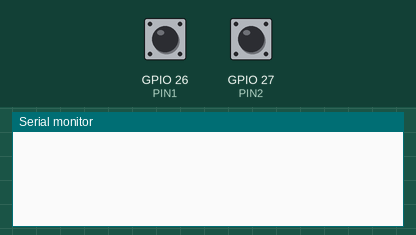
Recording of a sketch running on a simulated ESP32. Shown: the last lines printed to the serial monitor. The test bench sets the inputs (shaded band); at power-on: GPIO 26 (PIN1) HIGH, GPIO 27 (PIN2) HIGH.

Above: at 1.2 s.
1.3 s: GPIO 26 (PIN1) pulled LOW for 0.15 s
At 2.0 s:
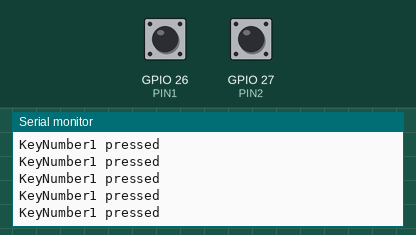
2.9 s: GPIO 27 (PIN2) pulled LOW for 0.15 s
At 4.2 s:
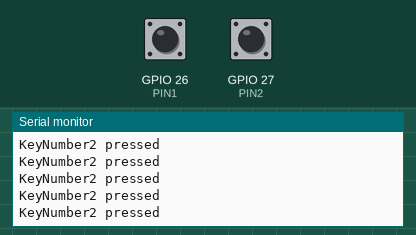
4.5 s: GPIO 26 (PIN1) driven LOW and GPIO 27 (PIN2) driven LOW
At 5.4 s:
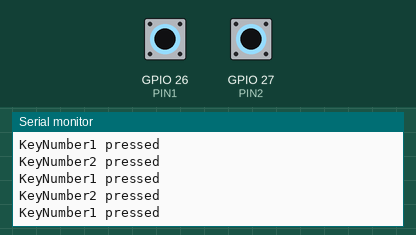
10.5 s: GPIO 27 (PIN2) driven HIGH
13.5 s: GPIO 27 (PIN2) driven LOW
At 14.0 s:
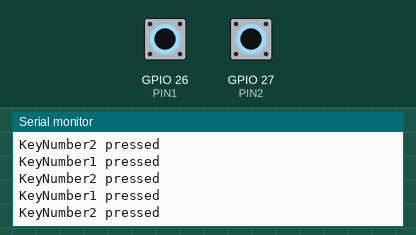

The sketch:

test-TwoKeySwitches.ino
```cpp
#define PIN1 26
#define PIN2 27

int key_status1;
int key_status2;

void setup() {
  Serial.begin(9600);
  pinMode(PIN1, INPUT_PULLUP);
  pinMode(PIN2, INPUT_PULLUP);
}

void loop() {
  key_status1 = digitalRead(PIN1);
  key_status2 = digitalRead(PIN2);
  if (key_status1 == LOW) Serial.println("KeyNumber1 pressed");
  if (key_status2 == LOW) Serial.println("KeyNumber2 pressed");
}
```

Measured:
- after the input at 1.3 s, the serial monitor: prints a new line at once (image 1)
- after the input at 2.9 s, the serial monitor: prints a new line at once (image 2)
- after the input at 4.5 s, the serial monitor: prints a new line at once (image 3)
- after the input at 13.5 s, the serial monitor: prints a new line at once (image 4)
